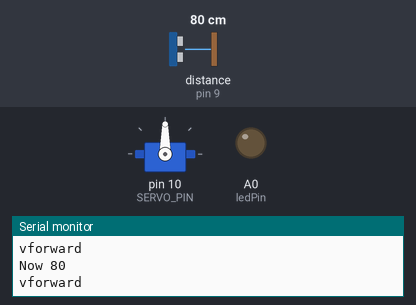
Bench run of a program on a simulated Arduino Uno, built with avr-gcc and run on an emulated ATmega328P. On the bench: servo, output pins drawn as LEDs (lit = HIGH), the last lines printed to the serial monitor. Wiring (inferred from the names in the program): ultrasonic range finder: trigger pin 8; echo pin 9. The test bench sets the inputs (shaded band); at power-on: distance to the obstacle (sensor on pin 9) 80 cm. The echo pulse lasts 58.3 µs per cm; pins used as bus, display or sensor lines are not drawn.

Above: at 1.2 s.
1.3 s: distance to the obstacle (sensor on pin 9) set to 32 cm
2.8 s: distance to the obstacle (sensor on pin 9) set to 28 cm
At 5.7 s:
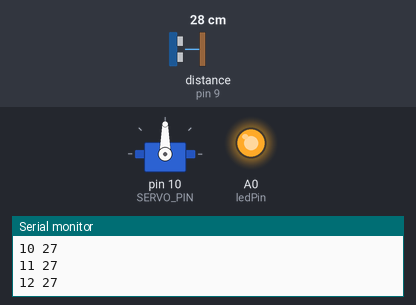
5.8 s: distance to the obstacle (sensor on pin 9) set to 35 cm
At 8.3 s:
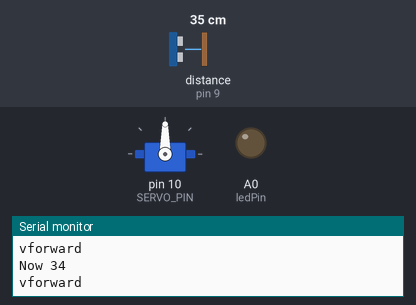
8.8 s: distance to the obstacle (sensor on pin 9) set to 2 cm
At 9.03 s:
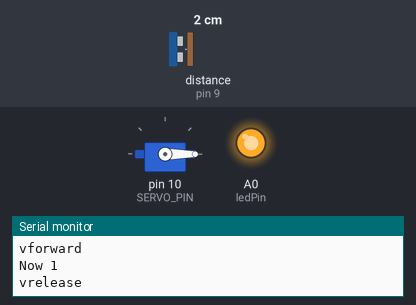
Timing chart, 0 to 12.8 s (numbered marks = the images above; inputs shaded):
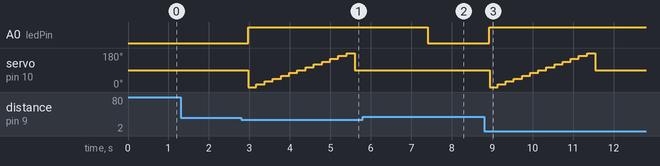

Measured:
- the behaviour switches between 31 and 30 cm on distance to the obstacle (sensor on pin 9) (found by bisection; images 0 and 1)
- after the input at 2.8 s, A0 (ledPin): LOW → HIGH after 0.17 s; servo on pin 10 (SERVO_PIN): 90° → 0° after 0.17 s, → 15° 0.20 s later, → 30° 0.20 s later, → 45° 0.20 s later, … (14 changes in this stretch)
- after the input at 5.8 s, A0 (ledPin): HIGH → LOW after 1.6 s; servo on pin 10 (SERVO_PIN): stops changing and stays 90°
- after the input at 8.8 s, A0 (ledPin): LOW → HIGH after 0.13 s; servo on pin 10 (SERVO_PIN): 90° → 0° after 0.13 s, → 15° 0.20 s later, → 30° 0.20 s later, → 45° 0.20 s later, … (14 changes in this stretch)

The program:

main.cpp
```cpp
#include <Arduino.h>
#include <Servo.h> // Подключаем библиотеку для сервоприводов

const int Trig = 8;
const int Echo = 9;
const int ledPin = A0; // 13 – если будете использовать встроенный в Arduino светодиод
//##### SERVO START #####################
// Создаем объект для сервопривода
Servo vservo;
// Массив для хранения углов поворота сервопривода (шаг 15 градусов)
const int vservo_array[13] = {
    0, 15, 30, 45, 60, 75, 90, 105, 120, 135, 150, 165, 180};
// Массив для хранения данных о расстоянии под различными углами поворота сервопривода
int vHC_SR04_array[13];
// Пины, используемые ультразвуковым дальномером
const int vTrig = 8;
const int vEcho = 9;
// Переменные, для хранения данных с дальномера
unsigned int vtime_us = 0;
unsigned int vdistance_sm = 0;
// Минимальное расстояние в сантиметрах, при котором нужно искать новый маршрут движения
const int vmindistance = 30;
// Переменная для циклов перебора значения массивов vservo_array и vHC_SR04_array
int vservo_int;
// Переменные для цикла поиска максимального значения в массивах
int vmaxarrayindex_int;
int vmaxarrayvalue_int;
/* Функция определения расстояния с дальномера */
/*
int getDistance()
{
  unsigned int time_us = 0;
  unsigned int distance_sm = 0;
  digitalWrite(Trig, HIGH);      // Подаем сигнал на выход микроконтроллера
  delayMicroseconds(10);         // Удерживаем 10 микросекунд
  digitalWrite(Trig, LOW);       // Затем убираем
  time_us = pulseIn(Echo, HIGH); // Замеряем длину импульса
  distance_sm = time_us / 58;    // Пересчитываем в сантиметры
  Serial.println(distance_sm);   // Выводим на порт

  if (distance_sm < 50) // Если расстояние менее 50 сантиметром
  {
    digitalWrite(ledPin, 1); // Зажигаем светодиод
  }
  else
  {
    digitalWrite(ledPin, 0); // иначе тушим
  }
  return distance_sm;
}
*/
int vHC_SR04()
{
  //return getDistance();
  digitalWrite(vTrig, HIGH);       // Подаем сигнал на выход микроконтроллера
  delayMicroseconds(10);           // Удерживаем 10 микросекунд
  digitalWrite(vTrig, LOW);        // Затем убираем
  vtime_us = pulseIn(vEcho, HIGH); // Замеряем длину импульса
  vdistance_sm = vtime_us / 58;    // Пересчитываем в сантиметры
 // Serial.println("Distance : " + String(vdistance_sm));
  return vdistance_sm;             // Возвращаем значение
}
#define SERVO_PIN 10
void initServo()
{
  // Выбираем пин к которому подключен сервопривод
  vservo.attach(SERVO_PIN); // или 10, если воткнули в крайний разъём
  // Поворачиваем сервопривод в положение 90 градусов при каждом включении
  vservo.write(90);
}
/* Режим работы с использованием ультразвукового дальномера */
void vultrasoundmode()
{
  vservo.write(90);
  delay(200);
  Serial.print("Now ");
  Serial.println(vHC_SR04());
  // Если расстояние меньше наименьшего, то
  if (vHC_SR04() < vmindistance)
  {
    digitalWrite(ledPin, HIGH);
    // Останавливаем двигатели
    Serial.println("vrelease");
    // Крутим серву измеряя расстояния и занося данные в массив
    for (vservo_int = 0; vservo_int < 13; vservo_int = vservo_int + 1)
    {
      vservo.write(vservo_array[vservo_int]);
      delay(200);
      vHC_SR04_array[vservo_int] = vHC_SR04();
      // Выводим данные для отладки
      Serial.print(vservo_int);
      Serial.print(" ");
      Serial.println(vHC_SR04_array[vservo_int]);
    }
    vservo.write(90);
    delay(500);
    // Поиск в массиве позиции с максимальным значением
    vmaxarrayindex_int = 0;
    vmaxarrayvalue_int = 0;
    for (vservo_int = 0; vservo_int < 13; vservo_int = vservo_int + 1)
    {
      if (vHC_SR04_array[vservo_int] > vmaxarrayvalue_int)
      {
        vmaxarrayindex_int = vservo_int;
        vmaxarrayvalue_int = vHC_SR04_array[vservo_int];
      }
    }
    Serial.print("Max index ");
    Serial.println(vmaxarrayindex_int);
    // Проверка - если максимальное значение массива меньше минимального расстояния, то едем назад
    if (vHC_SR04_array[vmaxarrayindex_int] < vmindistance)
    {
      Serial.println("vbackward");
      delay(500);
    }
    /* Проверка - если индекс максимального значения массива меньше 6 то поворачиваем вправо,
иначе влево */
    if (vmaxarrayindex_int < 6)
    {
      Serial.println("vright");
      delay(500);
    }
    else
    {
      Serial.println("vleft");
      delay(500);
    }
  }
  else
  {
  digitalWrite(ledPin, LOW);

    // Едем прямо
    Serial.println("vforward");
  }
}

//##### SERVO END #####################

void setup()
{
  pinMode(Trig, OUTPUT);
  pinMode(Echo, INPUT);
  pinMode(ledPin, OUTPUT);

  Serial.begin(9600);
  while (!Serial)
  {
    ; // wait for serial port to connect. Needed for native USB port only
  }
  initServo();
}

void loop()
{
  // Режим работы с использованием ультразвукового дальномера
  vultrasoundmode();
 // getDistance();

  delay(100);
}
```
